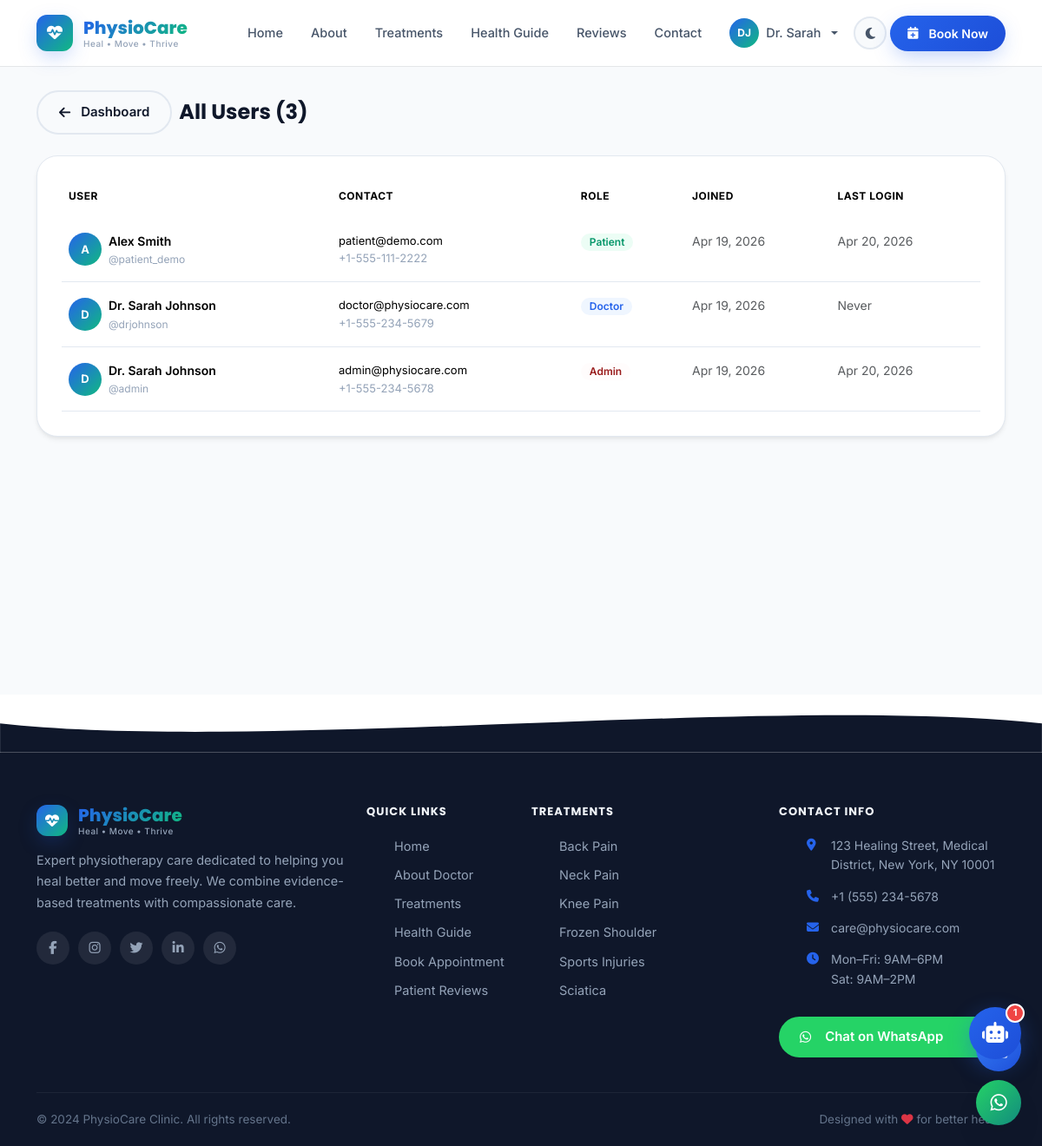
Page /admin/users (signed in) on the committed database.
### app/models.py (models this page shows, shortened)
class User(db.Model, UserMixin):
    __tablename__ = 'users'
    id = db.Column(db.Integer, primary_key=True)
    username = db.Column(db.String(64), unique=True, nullable=False)
    email = db.Column(db.String(120), unique=True, nullable=False)
    password_hash = db.Column(db.String(256))
    role = db.Column(db.String(20), default='patient')  # admin, doctor, patient
    first_name = db.Column(db.String(64))
    last_name = db.Column(db.String(64))
    phone = db.Column(db.String(20))
    date_of_birth = db.Column(db.Date)
    address = db.Column(db.String(256))
    medical_history = db.Column(db.Text)
    profile_image = db.Column(db.String(256))
    is_active = db.Column(db.Boolean, default=True)
    created_at = db.Column(db.DateTime, default=datetime.utcnow)
    last_login = db.Column(db.DateTime)
    appointments = db.relationship('Appointment', backref='patient', lazy='dynamic',
                                   foreign_keys='Appointment.user_id')
    chat_histories = db.relationship('ChatHistory', backref='user', lazy='dynamic')
    @property
    def full_name(self):
        return f"{self.first_name} {self.last_name}"

### app/routes/admin.py (the view)
@admin.route('/users')
@login_required
@admin_required
def users():
    all_users = User.query.order_by(User.created_at.desc()).all()
    return render_template('admin/users.html', users=all_users, config=current_app.config)

### app/models.py (called while the page is built)
@login_manager.user_loader
def load_user(user_id):
    return User.query.get(int(user_id))

### app/routes/admin.py (called while the page is built)
def admin_required(f):
    @wraps(f)
    def decorated(*args, **kwargs):
        if not current_user.is_authenticated or current_user.role not in ['admin', 'doctor']:
            flash('Access denied.', 'danger')
            return redirect(url_for('auth.login'))
        return f(*args, **kwargs)
    return decorated

### app/templates/admin/users.html (shortened to what this page needs)
{% extends "base.html" %}
{% block content %}
<div style="padding-top:80px;min-height:100vh;background:var(--bg-secondary);">
  <div class="container py-4">
    <div class="d-flex align-items-center mb-4">
      <a href="{{ url_for('admin.dashboard') }}" class="btn btn-ghost btn-sm me-2">
        <i class="fas fa-arrow-left me-1"></i>Dashboard
      </a>
      <h4 class="mb-0">All Users ({{ users|length }})</h4>
    </div>
    <div class="card-premium">
      <div class="table-responsive">
        <table class="table mb-0" style="font-size:14px;">
          <thead>
            <tr style="color:var(--text-muted);font-size:12px;text-transform:uppercase;letter-spacing:0.5px;">
              <th class="border-0 pb-3">User</th>
              <th class="border-0 pb-3">Contact</th>
              <th class="border-0 pb-3">Role</th>
              <th class="border-0 pb-3">Joined</th>
              <th class="border-0 pb-3">Last Login</th>
            </tr>
          </thead>
          <tbody>
            {% for u in users %}
            <tr style="border-color:var(--border);">
              <td class="py-3">
                <div class="d-flex align-items-center gap-2">
                  <div style="width:38px;height:38px;background:linear-gradient(135deg,var(--primary),var(--secondary));
                               border-radius:50%;display:flex;align-items:center;justify-content:center;
                               color:white;font-size:13px;font-weight:700;flex-shrink:0;">
                    {{ (u.first_name or u.username)[0].upper() }}
                  </div>
                  <div>
                    <div style="font-weight:600;">{{ u.full_name if u.first_name else u.username }}</div>
                    <div style="font-size:12px;color:var(--text-muted);">@{{ u.username }}</div>
                  </div>
                </div>
              </td>
              <td class="py-3">
                <div style="font-size:13px;">{{ u.email }}</div>
                <div style="font-size:13px;color:var(--text-muted);">{{ u.phone or '—' }}</div>
              </td>
              <td class="py-3">
                <span class="badge" style="background:{% if u.role == 'admin' %}#fee2e220{% elif u.role == 'doctor' %}var(--primary-light){% else %}var(--secondary-light){% endif %};
                       color:{% if u.role == 'admin' %}#991b1b{% elif u.role == 'doctor' %}var(--primary){% else %}var(--secondary-dark){% endif %};
                       padding:4px 10px;border-radius:20px;font-size:12px;font-weight:600;">
                  {{ u.role.title() }}
                </span>
              </td>
              <td class="py-3 text-muted">{{ u.created_at.strftime('%b %d, %Y') }}</td>
              <td class="py-3 text-muted">{{ u.last_login.strftime('%b %d, %Y') if u.last_login else 'Never' }}</td>
            </tr>
            {% endfor %}
          </tbody>
        </table>
      </div>
    </div>
  </div>
</div>
{% endblock %}

### app/templates/base.html (shortened to what this page needs)
<!DOCTYPE html>
<html lang="en" data-theme="light">
<head>
    <link href="https://cdn.jsdelivr.net/npm/bootstrap@5.3.2/dist/css/bootstrap.min.css" rel="stylesheet">
    <link rel="stylesheet" href="https://cdnjs.cloudflare.com/ajax/libs/font-awesome/6.5.1/css/all.min.css">
    <link href="https://unpkg.com/aos@2.3.1/dist/aos.css" rel="stylesheet">
    <link rel="stylesheet" href="{{ url_for('static', filename='css/style.css') }}">
</head>
<body>
<nav class="navbar navbar-expand-lg fixed-top" id="mainNav">
    <div class="container">
        <a class="navbar-brand" href="{{ url_for('main.index') }}">
            <div class="brand-logo">
                <div class="brand-icon">
                    <i class="fas fa-heartbeat"></i>
                </div>
                <div class="brand-text">
                    <span class="brand-name">PhysioCare</span>
                    <span class="brand-tagline">Heal • Move • Thrive</span>
                </div>
            </div>
        </a>
        <div class="collapse navbar-collapse" id="navbarNav">
            <ul class="navbar-nav ms-auto align-items-lg-center gap-lg-1">
                <li class="nav-item">
                    <a class="nav-link {% if request.endpoint == 'main.index' %}active{% endif %}" href="{{ url_for('main.index') }}">Home</a>
                </li>
                <li class="nav-item">
                    <a class="nav-link {% if request.endpoint == 'main.about' %}active{% endif %}" href="{{ url_for('main.about') }}">About</a>
                </li>
                <li class="nav-item">
                    <a class="nav-link {% if 'treatment' in request.endpoint %}active{% endif %}" href="{{ url_for('main.treatments') }}">Treatments</a>
                </li>
                <li class="nav-item">
                    <a class="nav-link {% if request.endpoint == 'main.health_guidance' %}active{% endif %}" href="{{ url_for('main.health_guidance') }}">Health Guide</a>
                </li>
                <li class="nav-item">
                    <a class="nav-link {% if request.endpoint == 'main.testimonials' %}active{% endif %}" href="{{ url_for('main.testimonials') }}">Reviews</a>
                </li>
                <li class="nav-item">
                    <a class="nav-link {% if request.endpoint == 'main.contact' %}active{% endif %}" href="{{ url_for('main.contact') }}">Contact</a>
                </li>
                {% if current_user.is_authenticated %}
                    <li class="nav-item dropdown">
                        <a class="nav-link dropdown-toggle user-menu" href="#" data-bs-toggle="dropdown">
                            <div class="user-avatar">{{ current_user.first_name[0] }}{{ current_user.last_name[0] if current_user.last_name else '' }}</div>
                            {{ current_user.first_name }}
                        </a>
                    </li>
                {% else %}
                    <li class="nav-item">
                        <a class="nav-link" href="{{ url_for('auth.login') }}">Login</a>
                    </li>
                {% endif %}
                <li class="nav-item">
                    <button class="theme-toggle" id="themeToggle" title="Toggle dark mode">
                        <i class="fas fa-moon" id="themeIcon"></i>
                    </button>
                </li>
                <li class="nav-item">
                    <a class="btn btn-primary nav-cta" href="{{ url_for('appointments.book') }}">
                        <i class="fas fa-calendar-plus me-1"></i> Book Now
                    </a>
                </li>
            </ul>
        </div>
    </div>
</nav>
<main>
    {% block content %}{% endblock %}
</main>
<footer class="footer">
    <div class="footer-wave">
        <svg viewBox="0 0 1440 80" fill="none" xmlns="http://www.w3.org/2000/svg">
            <path d="M0,40 C360,80 1080,0 1440,40 L1440,80 L0,80 Z" fill="var(--footer-bg)"/>
        </svg>
    </div>
    <div class="footer-body">
        <div class="container">
            <div class="row g-4">
                <div class="col-lg-4">
                    <div class="footer-brand">
                        <div class="brand-logo mb-3">
                            <div class="brand-icon brand-icon-sm">
                                <i class="fas fa-heartbeat"></i>
                            </div>
                            <div class="brand-text">
                                <span class="brand-name">PhysioCare</span>
                                <span class="brand-tagline">Heal • Move • Thrive</span>
                            </div>
                        </div>
                        <p class="footer-desc">Expert physiotherapy care dedicated to helping you heal better and move freely. We combine evidence-based treatments with compassionate care.</p>
                        <div class="social-links">
                            <a href="#" class="social-link" aria-label="Facebook"><i class="fab fa-facebook-f"></i></a>
                            <a href="#" class="social-link" aria-label="Instagram"><i class="fab fa-instagram"></i></a>
                            <a href="#" class="social-link" aria-label="Twitter"><i class="fab fa-twitter"></i></a>
                            <a href="#" class="social-link" aria-label="LinkedIn"><i class="fab fa-linkedin-in"></i></a>
                            <a href="https://wa.me/{{ config.WHATSAPP_NUMBER }}" class="social-link social-wa" aria-label="WhatsApp">
                                <i class="fab fa-whatsapp"></i>
                            </a>
                        </div>
                    </div>
                </div>
                <div class="col-lg-2 col-md-4">
                    <h6 class="footer-heading">Quick Links</h6>
                    <ul class="footer-links">
                        <li><a href="{{ url_for('main.index') }}">Home</a></li>
                        <li><a href="{{ url_for('main.about') }}">About Doctor</a></li>
                        <li><a href="{{ url_for('main.treatments') }}">Treatments</a></li>
                        <li><a href="{{ url_for('main.health_guidance') }}">Health Guide</a></li>
                        <li><a href="{{ url_for('appointments.book') }}">Book Appointment</a></li>
                        <li><a href="{{ url_for('main.testimonials') }}">Patient Reviews</a></li>
                    </ul>
                </div>
                <div class="col-lg-3 col-md-4">
                    <h6 class="footer-heading">Treatments</h6>
                    <ul class="footer-links">
                        <li><a href="{{ url_for('main.treatment_detail', slug='back-pain-relief') }}">Back Pain</a></li>
                        <li><a href="{{ url_for('main.treatment_detail', slug='neck-pain-treatment') }}">Neck Pain</a></li>
                        <li><a href="{{ url_for('main.treatment_detail', slug='knee-pain-rehabilitation') }}">Knee Pain</a></li>
                        <li><a href="{{ url_for('main.treatment_detail', slug='frozen-shoulder') }}">Frozen Shoulder</a></li>
                        <li><a href="{{ url_for('main.treatment_detail', slug='sports-injury-rehabilitation') }}">Sports Injuries</a></li>
                        <li><a href="{{ url_for('main.treatment_detail', slug='sciatica-treatment') }}">Sciatica</a></li>
                    </ul>
                </div>
                <div class="col-lg-3 col-md-4">
                    <h6 class="footer-heading">Contact Info</h6>
                    <ul class="footer-contact">
                        <li>
                            <i class="fas fa-map-marker-alt"></i>
                            <span>{{ config.CLINIC_ADDRESS }}</span>
                        </li>
                        <li>
                            <i class="fas fa-phone"></i>
                            <a href="tel:{{ config.CLINIC_PHONE }}">{{ config.CLINIC_PHONE }}</a>
                        </li>
                        <li>
                            <i class="fas fa-envelope"></i>
                            <a href="mailto:{{ config.CLINIC_EMAIL }}">{{ config.CLINIC_EMAIL }}</a>
                        </li>
                        <li>
                            <i class="fas fa-clock"></i>
                            <span>Mon–Fri: 9AM–6PM<br>Sat: 9AM–2PM</span>
                        </li>
                    </ul>
                    <a href="https://wa.me/{{ config.WHATSAPP_NUMBER }}?text=Hello%20PhysioCare%2C%20I%20need%20help"
                       class="btn btn-wa w-100 mt-3" target="_blank">
                        <i class="fab fa-whatsapp me-2"></i>Chat on WhatsApp
                    </a>
                </div>
            </div>
            <div class="footer-bottom">
                <div class="row align-items-center">
                    <div class="col-md-6">
                        <p class="footer-copy">© 2024 {{ config.CLINIC_NAME }}. All rights reserved.</p>
                    </div>
                    <div class="col-md-6 text-md-end">
                        <p class="footer-copy">Designed with <i class="fas fa-heart text-danger"></i> for better health</p>
                    </div>
                </div>
            </div>
        </div>
    </div>
</footer>
<div class="chatbot-wrapper" id="chatbotWrapper">
    <div class="chatbot-bubble" id="chatbotBubble" onclick="toggleChatbot()">
        <div class="chatbot-icon">
            <i class="fas fa-robot" id="chatbotOpenIcon"></i>
        </div>
        <div class="chatbot-badge" id="chatbotBadge">1</div>
    </div>
</div>
<div class="floating-actions">
    <a href="tel:{{ config.CLINIC_PHONE }}" class="fab-btn fab-call" title="Call Us">
        <i class="fas fa-phone"></i>
    </a>
    <a href="https://wa.me/{{ config.WHATSAPP_NUMBER }}?text=Hello%20PhysioCare" target="_blank"
       class="fab-btn fab-whatsapp" title="WhatsApp">
        <i class="fab fa-whatsapp"></i>
    </a>
</div>
</body>
</html>

### rows in the picture
User: first_name "D", last_name "J", first_name "Dr. Sarah", first_name+last_name "Dr. Sarah Johnson", username "admin", email "admin@physiocare.com", phone "+1-555-234-5678", role "Admin", created_at "Apr 19, 2026", last_login "Apr 20, 2026"
User: first_name "A", first_name+last_name "Alex Smith", username "patient_demo", email "patient@demo.com", phone "+1-555-111-2222", role "Patient", created_at "Apr 19, 2026", last_login "Apr 20, 2026"
User: first_name "D", first_name+last_name "Dr. Sarah Johnson", username "drjohnson", email "doctor@physiocare.com", phone "+1-555-234-5679", role "Doctor", created_at "Apr 19, 2026", last_login "Never"

### other values in the picture
{{ users|length }} "3"
{{ config.CLINIC_ADDRESS }} "123 Healing Street, Medical District, New York, NY 10001"
{{ config.CLINIC_PHONE }} "+1 (555) 234-5678"
{{ config.CLINIC_EMAIL }} "care@physiocare.com"
{{ config.CLINIC_NAME }} "PhysioCare Clinic"
